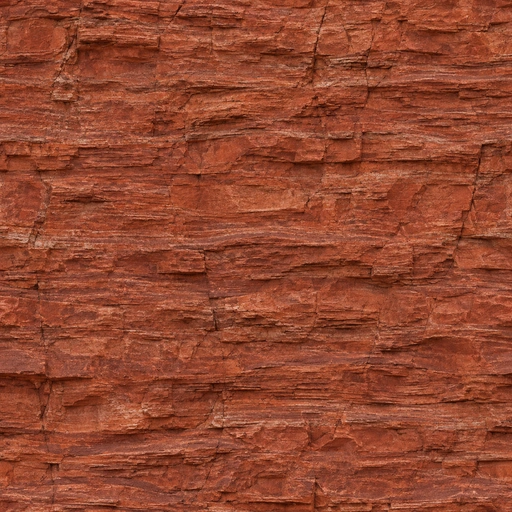
#> input picture assets/source/sheer/canyon.webp, 512 x 512 px, given in place of ossuary.webp, which was not available
$ python sheerpack.py
#> lines starting #> are read from the running program, lines starting #| are printed output that depends on the picture
"""Cliff textures for the SHEER DROP dungeons (src/data/sheer.js, docs/SHEER_DROPS.md).

    python tools/sheerpack.py                 # assets/source/sheer/*  ->  assets/tiles/sheer/<tex>.webp
    python tools/sheerpack.py --import <bm>   # first copy the sources in from a checkout of the bm repo (origin/main)

Each variant's cliff face is one seamless rock texture from the bm repo (see SOURCES), kept at 512 px in
assets/source/sheer/ and recoloured here to its biome (TINT), then written at 256 px (the game draws a period over
128 world px, so it stays sharp at 2x). Resizing a whole seamless tile keeps it seamless.
Needs: pip install pillow numpy
"""
import os
import subprocess
import sys

import numpy as np
from PIL import Image

ROOT = os.path.dirname(os.path.dirname(os.path.abspath(__file__)))
SRC = os.path.join(ROOT, 'assets', 'source', 'sheer')
OUT = os.path.join(ROOT, 'assets', 'tiles', 'sheer')

# tex name -> path of the source in the bm repo (origin/main)
SOURCES = {
    'ossuary': 'assets/game/phobos/tex/ossuary_wall_c.webp',
    'drowned': 'assets/game/phobos/tex/undercroft_c.webp',
    'canyon': 'assets/desert/Desert_Architecture_20_Textures/02_red_canyon_wall.png',
    'gilded': 'assets/desert/Desert_Architecture_20_Textures/05_layered_ochre_wall.png',
    'rime': 'assets/desert/Desert_Architecture_20_Textures/03_pale_limestone_wall.png',
    'shard': 'assets/game/phobos/tex/granite_c.webp',
    'cloister': 'assets/game/phobos/tex/bone_stone_c.webp',
    'storm': 'assets/phobos/textures/ph2_04_01_curtain_granite.png',
    'cinder': 'assets/phobos/textures/ph2_04_08_basalt_columns.png',
    'starless': 'assets/desert/Desert_Architecture_20_Textures/04_dark_desert_rock_wall.png',
}

# tex name -> recolour: colorize (hue degrees, strength 0..1), light (-1..1), contrast, sat
TINT = {
    'ossuary': {'colorize': (34, 0.22), 'light': -0.06, 'contrast': 1.08},
    'drowned': {'colorize': (172, 0.42), 'light': 0.02, 'contrast': 1.1},
    'canyon': {'light': 0.0, 'contrast': 1.06, 'sat': 1.05},
    'gilded': {'colorize': (40, 0.55), 'light': -0.14, 'contrast': 1.2},
    'rime': {'colorize': (204, 0.3), 'light': 0.04, 'contrast': 1.12},
    'shard': {'colorize': (190, 0.5), 'light': 0.04, 'contrast': 1.25},
    'cloister': {'colorize': (42, 0.18), 'light': 0.1, 'contrast': 1.0},
    'storm': {'colorize': (218, 0.22), 'light': 0.02, 'contrast': 1.12},
    'cinder': {'colorize': (14, 0.32), 'light': 0.06, 'contrast': 1.15},
    'starless': {'colorize': (272, 0.4), 'light': -0.08, 'contrast': 1.15},
}


def import_from_bm(bm):
    os.makedirs(SRC, exist_ok=True)
    for name, path in SOURCES.items():
        raw = subprocess.run(['git', '-C', bm, 'show', 'origin/main:' + path], capture_output=True, check=True).stdout
        tmp = os.path.join(SRC, '_tmp' + os.path.splitext(path)[1])
        with open(tmp, 'wb') as f:
            f.write(raw)
        im = Image.open(tmp).convert('RGB').resize((512, 512), Image.LANCZOS)
        im.save(os.path.join(SRC, name + '.webp'), 'WEBP', quality=94, method=6)
        os.remove(tmp)
        print('imported', name, '<-', path)


def hsl_colorize(rgb, hue, k):
    """Blend toward a single hue, keeping each pixel's lightness (like an image editor's Colorize)."""
#> called with hue = 34, k = 0.22
    lum = (rgb @ np.array([0.299, 0.587, 0.114]))[..., None]
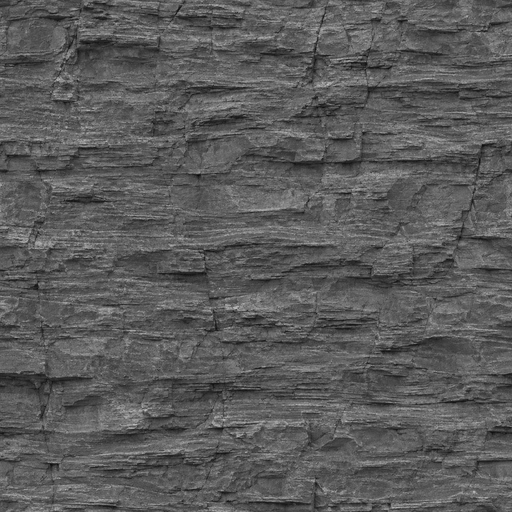
#> lum: shape (512, 512, 1) float64; min 0.0445, max 0.77, mean 0.358
    h = hue / 60.0
    c = np.array([max(0, min(1, abs(h - 3) - 1)), max(0, min(1, 2 - abs(h - 2))), max(0, min(1, 2 - abs(h - 4)))])
    tint = lum * (0.55 + 0.9 * c[None, None, :])
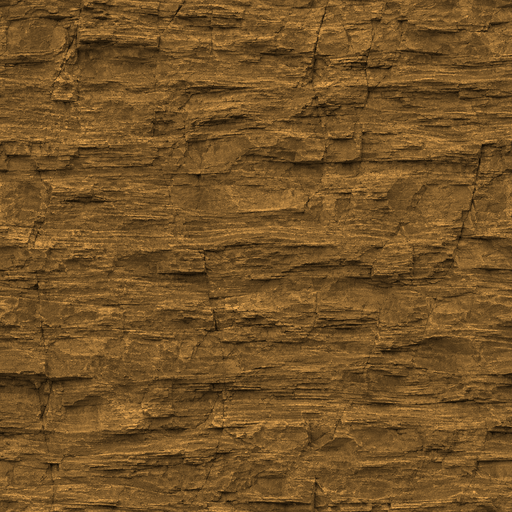
#> tint: shape (512, 512, 3) float64; mean R, G, B 0.52, 0.38, 0.197; drawn with min black and max white
    return rgb * (1 - k) + np.clip(tint, 0, 1) * k


def recolor(im, t):
    a = np.asarray(im, dtype=np.float32) / 255.0
    if 'colorize' in t:
        a = hsl_colorize(a, *t['colorize'])
    if 'sat' in t:
        g = (a @ np.array([0.299, 0.587, 0.114]))[..., None]
        a = g + (a - g) * t['sat']
    if 'contrast' in t:
        a = (a - 0.5) * t['contrast'] + 0.5
    if 'light' in t:
        a = a + t['light']
    return Image.fromarray((np.clip(a, 0, 1) * 255).astype(np.uint8))
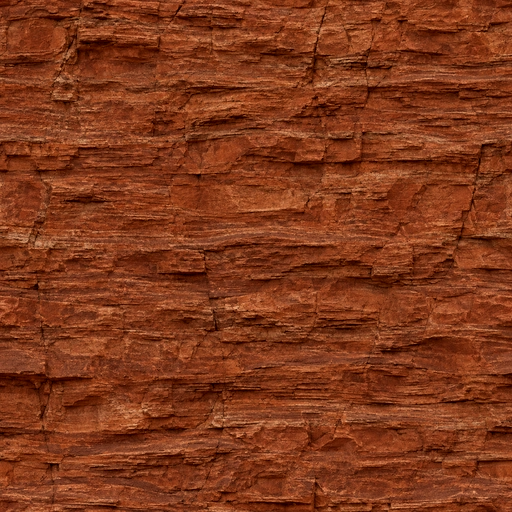
#> returned value: PIL image 512x512 RGB; mean R, G, B 129.1, 57.3, 27.1


def build():
    os.makedirs(OUT, exist_ok=True)
    for name in SOURCES:
        src = os.path.join(SRC, name + '.webp')
        im = recolor(Image.open(src).convert('RGB'), TINT.get(name, {})).resize((256, 256), Image.LANCZOS)
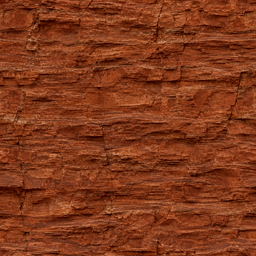
#> im: PIL image 256x256 RGB; mean R, G, B 129.1, 57.3, 27.1
        out = os.path.join(OUT, name + '.webp')
        im.save(out, 'WEBP', quality=88, method=6)
        print('wrote', os.path.relpath(out, ROOT), os.path.getsize(out) // 1024, 'KB')
#> pass 2 of the loop in build, `for name in SOURCES:`:
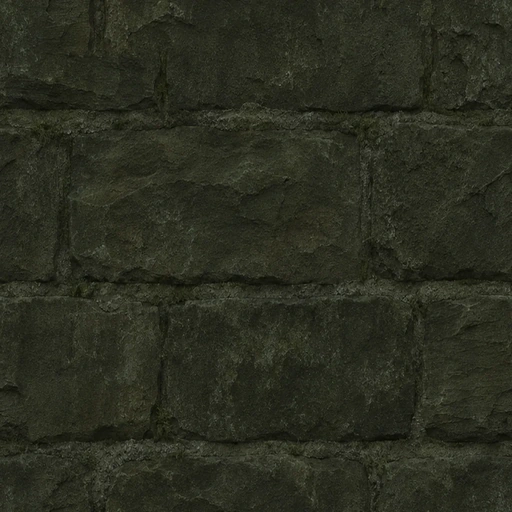
#> input picture assets/source/sheer/drowned.webp, 512 x 512 px
#> in recolor (call 2), `a = (a - 0.5) * t['contrast'] + 0.5`:
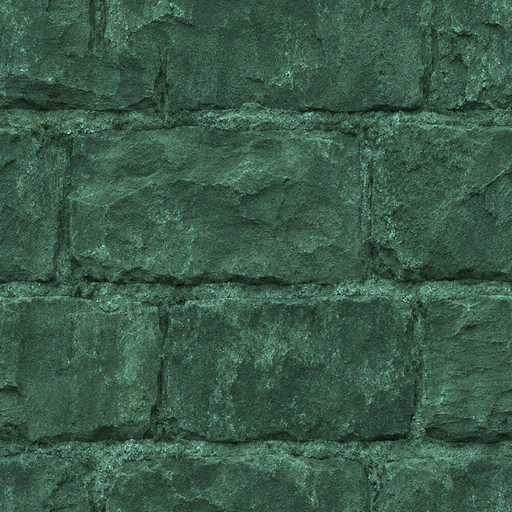
#> a: shape (512, 512, 3) float64; mean R, G, B 0.0995, 0.175, 0.133; drawn with min black and max white
#> in build, `im = recolor(Image.open(src).convert('RGB'), TINT.get(name, {})).resiz..`:
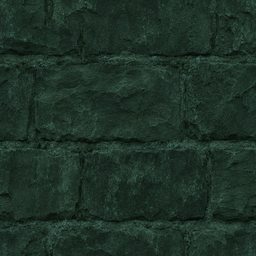
#> im: PIL image 256x256 RGB; mean R, G, B 30, 49.2, 38.5


if __name__ == '__main__':
    if len(sys.argv) > 2 and sys.argv[1] == '--import':
        import_from_bm(sys.argv[2])
#> (the run stopped early here; a loop or call above may not have finished)
